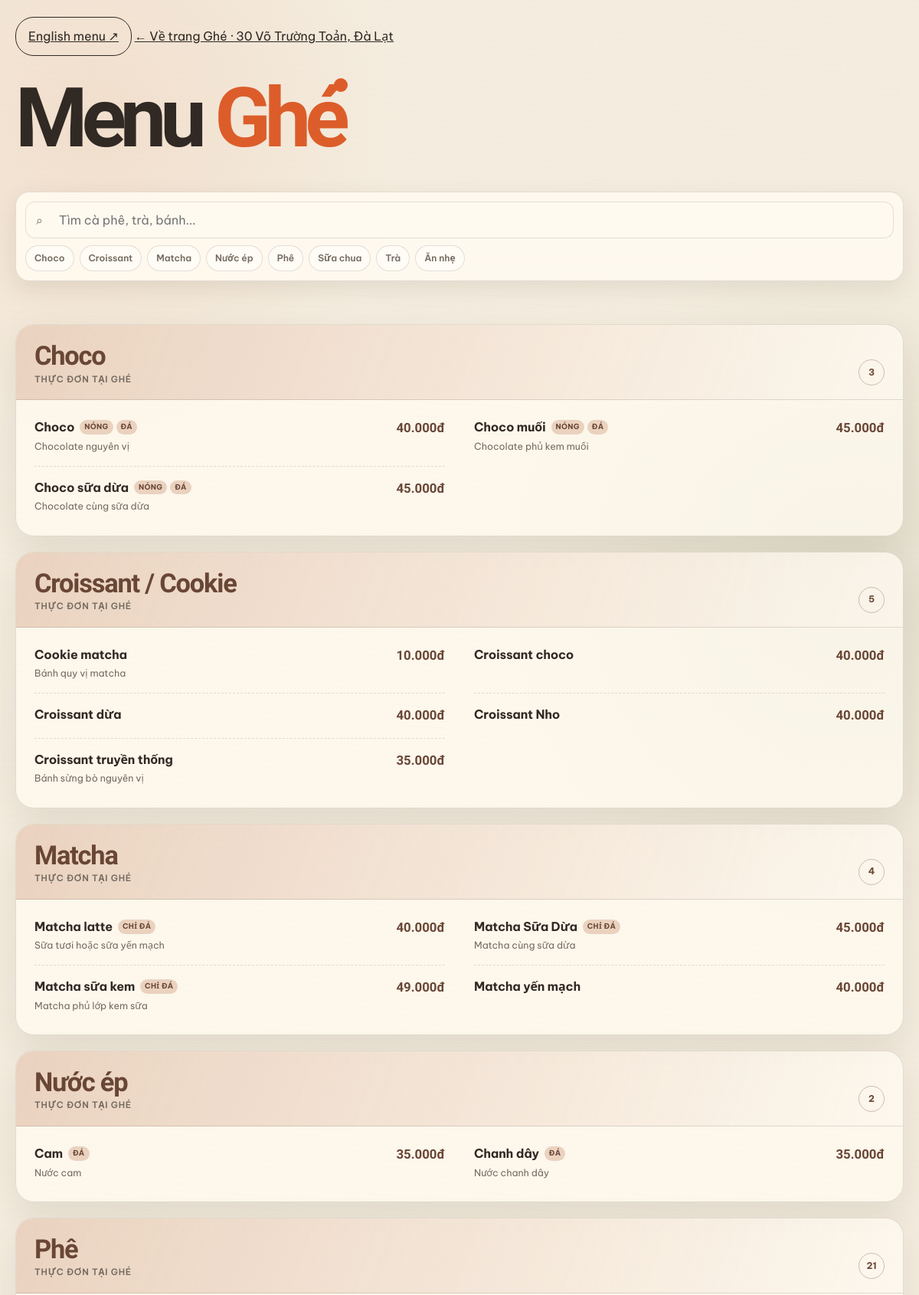
The page /menu-khach.php (upper part) on the database its author committed.
### tables this page shows
CREATE TABLE `products` (
  `id` int(11) NOT NULL,
  `name` varchar(100) NOT NULL,
  `price` decimal(10,0) NOT NULL,
  `bakery_revenue_amount` decimal(10,0) DEFAULT NULL,
  `status` tinyint(4) DEFAULT 1,
  `created_at` timestamp NOT NULL DEFAULT current_timestamp(),
  `category_id` int(11) DEFAULT 5,
  `sort_order` int(11) DEFAULT 0
);

### site/english.php (called while the page is built, shortened)
<?php
function ghe_is_english(): bool { return defined('GHE_ENGLISH') && GHE_ENGLISH; }

### site/config.php (called while the page is built)
<?php
return [
    'url' => rtrim(getenv('GHE_SITE_URL') ?: 'https://ghecoffeedl.io.vn', '/'),
    'name' => 'Ghé',
    'address' => '30 Võ Trường Toản, Đà Lạt, Lâm Đồng',
    'phone' => '0705 926 614',
    'telephone' => '+84705926614',
    'maps' => 'https://maps.app.goo.gl/ySJSyKgaPvpcgA549',
    'directions' => 'https://www.google.com/maps/dir/?api=1&destination=11.9594496%2C108.4451549',
    'latitude' => 11.9594496,
    'longitude' => 108.4451549,
];

### site/bootstrap.php (called while the page is built, shortened)
<?php
require_once __DIR__ . '/content-store.php';
require_once __DIR__ . '/catalog.php';
require_once __DIR__ . '/english.php';
$site = require __DIR__ . '/config.php';
$websiteState = ghe_state_read();
$content = $websiteState[defined('GHE_PREVIEW') && GHE_PREVIEW ? 'draft' : 'published'];
$settings = $content['settings'];
$site = array_merge($site, $settings);
$site['address'] = $settings['street'] . ', ' . $settings['city'] . ', ' . $settings['region'];
$phoneDigits = preg_replace('/\D/', '', $settings['phone']);
$site['telephone'] = '+' . (strpos($phoneDigits,'0') === 0 ? '84' . substr($phoneDigits,1) : $phoneDigits);
$site['directions'] = 'https://www.google.com/maps/dir/?api=1&destination=' . rawurlencode('Ghé, ' . $site['address']);
$site['hours'] = $site['opens'] . '–' . $site['closes'] . ' hằng ngày';
try { $publicDb=ghe_database(); $menuSections=ghe_catalog_sections(ghe_catalog_rows($publicDb),$content); $publicDb->close(); }
catch (Throwable $e) { $catalogAvailable=false; $menuSections=[]; error_log('Public menu unavailable: '.$e->getMessage()); }
function ghe_h($value): string { return htmlspecialchars((string)$value, ENT_QUOTES | ENT_SUBSTITUTE, 'UTF-8'); }
function ghe_link(string $path = '', bool $localize = true): string {
    global $site;
    return rtrim(parse_url($site['url'], PHP_URL_PATH) ?: '', '/') . '/' . ltrim($path, '/');
}

### site/content-store.php (called while the page is built, shortened)
<?php
require_once __DIR__.'/photo-collection.php';
function ghe_storage_dir(): string { return getenv('GHE_STORAGE_DIR') ?: __DIR__ . '/storage'; }
function ghe_apply_brand_refinement(array $content): array {
    $content['settings'] = array_replace($content['settings'] ?? [], [
        'home_title' => "Ghé một chút.\nChậm lại một chút.",
        'home_lead' => 'Giữa sân vườn xanh và những góc ngồi trong nhà thoáng mát, tinh tế, Ghé là nơi để học tập, làm việc, sẻ chia — hoặc đơn giản là dành cho mình một nhịp chậm hơn.',
        'home_intro' => 'Ghé là quán cà phê có sân vườn xanh và không gian trong nhà thoáng mát, tinh tế tại 30 Võ Trường Toản, Đà Lạt. Một nơi phù hợp để học tập, làm việc, gặp gỡ và chậm lại một chút.',
        'about_title' => 'Một nơi cho nhịp riêng của bạn.',
        'about_body' => "Ở Ghé, bạn có thể chọn một chỗ dưới tán cây hoặc một góc trong nhà ngập ánh sáng. Không gian thoáng mát, mộc mạc và đủ riêng tư để mỗi người tìm được nhịp của mình.\n\nĐến để học tập, làm việc, gặp gỡ và sẻ chia. Hoặc không cần một lý do đặc biệt — chỉ là ghé lại, gọi một món mình thích và chậm lại một chút.\n\nWi-Fi ổn định và ổ điện ở mỗi bàn giúp những buổi học hay ngày làm việc thêm thuận tiện. Ghé mở cửa từ 7h đến 18h hằng ngày.",
        'menu_intro' => 'Một ly cà phê, chút trà hay món bánh nhỏ — vừa đủ cho khoảng thời gian của bạn ở Ghé.',
    ]);
    $content['settings_en'] = array_replace($content['settings_en'] ?? [], [
        'home_title' => "Stop by for a while.\nSlow down for a while.",
        'home_lead' => 'Between a green garden and light-filled indoor corners, Ghé is a calm place to study, work and connect — or simply give yourself a slower moment.',
        'home_intro' => 'Ghé is a garden café with airy, thoughtful indoor spaces at 30 Vo Truong Toan, Da Lat. A place to study, work, meet and slow down for a while.',
        'about_title' => 'A place for your own pace.',
        'about_body' => "At Ghé, choose a seat beneath the trees or a light-filled corner indoors. The space is airy, warm and quiet enough for everyone to find their own pace.\n\nCome to study, work, meet and connect. Or come with no particular plan — order something you like and slow down for a while.\n\nReliable Wi-Fi and a power outlet at every table make longer study and work sessions easier. Ghé is open daily from 07:00 to 18:00.",
        'menu_intro' => 'A coffee, a tea or something small from the bakery — just enough for your time at Ghé.',
    ]);
    $content['brand_refinement_version'] = 1;
    return $content;
}
function ghe_state_read(): array {
    $file = ghe_storage_dir() . '/content.json';
    $data = json_decode((string)file_get_contents($file), true, 512, JSON_THROW_ON_ERROR);
    foreach(['draft','published'] as $version)$data[$version]=ghe_apply_brand_refinement(ghe_apply_photo_collection($data[$version]));
    return $data;
}

### site/photo-collection.php (called while the page is built, shortened)
<?php
function ghe_photo_collection(): array {
    static $photos=null;
    if($photos===null) {
        $photos=[];
        foreach(json_decode(file_get_contents(__DIR__.'/photo-collection.json'),true,512,JSON_THROW_ON_ERROR) as $photo) $photos[$photo['id']]=$photo;
    }
    return $photos;
}
function ghe_apply_photo_collection(array $content): array {
    $photos=ghe_photo_collection();
    $content['media']=array_replace($photos,$content['media']??[]);
    if(empty($content['settings']['hero_image']))foreach($photos as $id=>$photo)if($photo['number']===10)$content['settings']['hero_image']=$id;
    $content['photo_collection_version']=1;
    return $content;
}
function ghe_collection_product(string $name,array $content): array {
    $name=mb_strtolower(trim(preg_replace('/\s+/u',' ',$name)),'UTF-8');
    $number=0; $note=''; $english='';
    if(in_array($name,['bạc xỉu','bạc sỉu','croissant truyền thống'],true)) {
        $number=26;$note='Ảnh gồm bạc xỉu và bánh croissant.';$english='Photo shows bạc xỉu coffee and a croissant.';
    } elseif(in_array($name,['muối','cà phê muối','sữa dừa','cà phê cốt dừa','cà phê sữa dừa'],true)) {
        $number=37;$note='Ảnh gồm cà phê cốt dừa và cà phê muối.';$english='Photo shows coconut milk coffee and salt cream coffee.';
    } elseif(in_array($name,['sữa chua trái cây','sữa chua dâu tằm'],true)) {
        $number=41;$note='Ảnh phiên bản sữa chua dâu tằm.';$english='The mulberry yogurt option is pictured.';
    } elseif(in_array($name,['ổi chanh dây','trà ổi chanh dây'],true))$number=42;
    foreach(ghe_photo_collection() as $id=>$photo)if($photo['number']===$number && isset($content['media'][$id]))return ['image'=>$id,'image_note'=>$note,'image_note_en'=>$english];
    return ['image'=>'','image_note'=>'','image_note_en'=>''];
}

### site/catalog.php (called while the page is built, shortened)
<?php
require_once __DIR__.'/photo-collection.php';
function ghe_catalog_rows(mysqli $db): array {
    return $db->query('SELECT p.id, p.name, p.price, p.status, p.category_id, p.sort_order, c.name AS category_name FROM products p LEFT JOIN categories c ON c.id=p.category_id ORDER BY c.name, p.sort_order, p.name')->fetch_all(MYSQLI_ASSOC);
}
function ghe_catalog_sections(array $rows, array $content): array {
    $sections = [];
    $original = require __DIR__ . '/menu-data.php';
    $descriptions = [];
    foreach ($original as $section) foreach ($section['items'] as $item) $descriptions[mb_strtolower(trim($item['name']), 'UTF-8')] = $item;
    foreach ($rows as $row) {
        $meta = $content['products'][(string)$row['id']] ?? [];
        if ((int)$row['status'] !== 1 || !($meta['visible'] ?? true)) continue;
        $key = 'category-' . (int)$row['category_id'];
        if (!isset($sections[$key])) $sections[$key] = ['id'=>$key, 'title'=>$row['category_name'] ?: 'Các món khác', 'eyebrow'=>'Thực đơn tại Ghé', 'theme'=>'coffee', 'wide'=>true, 'items'=>[]];
        $seed = $descriptions[mb_strtolower(trim($row['name']), 'UTF-8')] ?? [];
        $photo=ghe_collection_product($row['name'],$content);
        $image=$meta['image']??'';
        if($image==='' && !($meta['image_manual']??false))$image=$photo['image'];
        $sections[$key]['items'][] = ['id'=>(int)$row['id'], 'name'=>$row['name'], 'price'=>(int)$row['price'],
            'detail'=>$meta['description'] ?? ($seed['detail'] ?? ''), 'tags'=>$seed['tags'] ?? [],
            'image'=>$image, 'image_note'=>$image===$photo['image']?$photo['image_note']:'', 'image_note_en'=>$image===$photo['image']?$photo['image_note_en']:'', 'featured'=>(bool)($meta['featured'] ?? false)];
    }
    $main = []; $snacks = [];
    foreach ($sections as $section) {
        $name = mb_strtolower(trim(explode('/', $section['title'])[0]), 'UTF-8');
        if (in_array($name, ['ăn nhẹ', 'snacks'], true)) $snacks[] = $section;
        else $main[] = $section;
    }
    return array_merge($main, $snacks);
}

### menu-khach.php (the view, shortened to what this page needs)
<?php
require_once __DIR__ . '/site/bootstrap.php';
function formatPrice(int $price): string
{
    return number_format($price, 0, ',', '.') . 'đ';
}
require_once __DIR__ . '/site/bootstrap.php';
?>
<!doctype html>
<html lang="vi">
<head>
</head>
<body id="top">
<header class="site-header">
  <a href="<?= ghe_h(ghe_link('en.php?view=menu')) ?>" lang="en" hreflang="en" style="display:inline-block;padding:12px 16px;border:1px solid currentColor;border-radius:24px">English menu ↗</a>
  <a href="<?= ghe_h(ghe_link()) ?>">← Về trang Ghé · 30 Võ Trường Toản, Đà Lạt</a>
  <div class="hero">
    <h1>Menu <span>Ghé</span></h1>
  </div>
</header>
<main id="menu-content">
  <div class="menu-tools" aria-label="Tìm kiếm và điều hướng menu">
    <div class="search-wrap">
      <span class="search-icon" aria-hidden="true">⌕</span>
      <input class="menu-search" id="menu-search" type="search" placeholder="Tìm cà phê, trà, bánh..." autocomplete="off">
    </div>
    <nav class="category-nav" aria-label="Danh mục menu">
      <?php foreach ($menuSections as $section): ?>
      <a href="#<?= htmlspecialchars($section['id'], ENT_QUOTES, 'UTF-8') ?>"><?= htmlspecialchars(explode(' / ', $section['title'])[0], ENT_QUOTES, 'UTF-8') ?></a>
      <?php endforeach; ?>
    </nav>
  </div>
  <p class="result-count" id="result-count" aria-live="polite"></p>
  <div class="menu-grid">
    <?php foreach ($menuSections as $section): ?>
    <section class="menu-section menu-section--<?= htmlspecialchars($section['theme'], ENT_QUOTES, 'UTF-8') ?><?= $section['wide'] ?? false ? ' wide' : '' ?>" id="<?= htmlspecialchars($section['id'], ENT_QUOTES, 'UTF-8') ?>">
      <header class="menu-section__head">
        <div>
          <h2><?= htmlspecialchars($section['title'], ENT_QUOTES, 'UTF-8') ?></h2>
          <p><?= htmlspecialchars($section['eyebrow'], ENT_QUOTES, 'UTF-8') ?></p>
        </div>
        <span class="section-count" aria-label="<?= count($section['items']) ?> món"><?= count($section['items']) ?></span>
      </header>
      <div class="menu-list">
        <?php foreach ($section['items'] as $item): ?>
        <article class="menu-item" data-search="<?= htmlspecialchars($item['name'] . ' ' . $item['detail'] . ' ' . implode(' ', $item['tags']), ENT_QUOTES, 'UTF-8') ?>">
          <div>
            <div class="item-name-line">
              <span class="item-name"><?= htmlspecialchars($item['name'], ENT_QUOTES, 'UTF-8') ?></span>
              <?php if ($item['tags']): ?>
              <span class="item-tags" aria-label="Lựa chọn">
                <?php foreach ($item['tags'] as $tag): ?>
                <span class="item-tag"><?= htmlspecialchars($tag, ENT_QUOTES, 'UTF-8') ?></span>
                <?php endforeach; ?>
              </span>
              <?php endif; ?>
            </div>
            <p class="item-detail"><?= htmlspecialchars($item['detail'], ENT_QUOTES, 'UTF-8') ?></p>
          </div>
          <span class="item-price"><?= formatPrice($item['price']) ?></span>
        </article>
        <?php endforeach; ?>
      </div>
    </section>
    <?php endforeach; ?>
  </div>
</main>
</body>
</html>

### rows shown on the page
products: name "Choco", tag "NÓNG", tag "ĐÁ", detail "Chocolate nguyên vị", price "40.000đ"
products: name "Choco muối", tag "NÓNG", tag "ĐÁ", detail "Chocolate phủ kem muối", price "45.000đ"
products: name "Choco sữa dừa", tag "NÓNG", tag "ĐÁ", detail "Chocolate cùng sữa dừa", price "45.000đ"
products: name "Cookie matcha", detail "Bánh quy vị matcha", price "10.000đ"
products: name "Croissant choco", price "40.000đ"
products: name "Croissant dừa", price "40.000đ"
products: name "Croissant Nho", price "40.000đ"
products: name "Croissant truyền thống", detail "Bánh sừng bò nguyên vị", price "35.000đ"
products: name "Matcha latte", tag "CHỈ ĐÁ", detail "Sữa tươi hoặc sữa yến mạch", price "40.000đ"
products: name "Matcha Sữa Dừa", tag "CHỈ ĐÁ", detail "Matcha cùng sữa dừa", price "45.000đ"
products: name "Matcha sữa kem", tag "CHỈ ĐÁ", detail "Matcha phủ lớp kem sữa", price "49.000đ"
products: name "Matcha yến mạch", price "40.000đ"
products: name "Cam", tag "ĐÁ", detail "Nước cam", price "35.000đ"
products: name "Chanh dây", tag "ĐÁ", detail "Nước chanh dây", price "35.000đ"

### other values the page prints
explode(' / ', $section['title'])[0] "Choco"
explode(' / ', $section['title'])[0] "Croissant"
explode(' / ', $section['title'])[0] "Matcha"
explode(' / ', $section['title'])[0] "Nước ép"
explode(' / ', $section['title'])[0] "Phê"
explode(' / ', $section['title'])[0] "Sữa chua"
explode(' / ', $section['title'])[0] "Trà"
explode(' / ', $section['title'])[0] "Ăn nhẹ"
$section['title'] "Choco"
$section['eyebrow'] "THỰC ĐƠN TẠI GHÉ"
count($section['items']) "3"
$section['title'] "Croissant / Cookie"
count($section['items']) "5"
$section['title'] "Matcha"
count($section['items']) "4"
